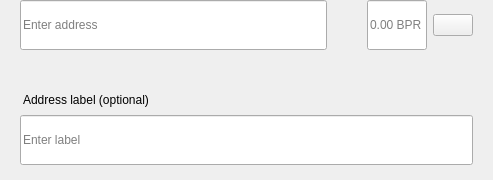
<?xml version="1.0" encoding="UTF-8"?>
<ui version="4.0">
 <class>SendMultiRow</class>
 <widget class="QWidget" name="SendMultiRow">
  <property name="geometry">
   <rect>
    <x>0</x>
    <y>0</y>
    <width>493</width>
    <height>180</height>
   </rect>
  </property>
  <property name="minimumSize">
   <size>
    <width>0</width>
    <height>0</height>
   </size>
  </property>
  <property name="maximumSize">
   <size>
    <width>16777215</width>
    <height>16777215</height>
   </size>
  </property>
  <property name="windowTitle">
   <string>Form</string>
  </property>
  <layout class="QVBoxLayout" name="verticalLayout_3">
   <property name="spacing">
    <number>0</number>
   </property>
   <property name="leftMargin">
    <number>0</number>
   </property>
   <property name="topMargin">
    <number>0</number>
   </property>
   <property name="rightMargin">
    <number>20</number>
   </property>
   <property name="bottomMargin">
    <number>5</number>
   </property>
   <item alignment="Qt::AlignTop">
    <widget class="QWidget" name="widget" native="true">
     <property name="sizePolicy">
      <sizepolicy hsizetype="Expanding" vsizetype="Maximum">
       <horstretch>0</horstretch>
       <verstretch>0</verstretch>
      </sizepolicy>
     </property>
     <property name="minimumSize">
      <size>
       <width>0</width>
       <height>60</height>
      </size>
     </property>
     <property name="maximumSize">
      <size>
       <width>16777215</width>
       <height>85</height>
      </size>
     </property>
     <layout class="QHBoxLayout" name="horizontalLayout" stretch="6,0,2">
      <property name="spacing">
       <number>0</number>
      </property>
      <property name="leftMargin">
       <number>8</number>
      </property>
      <property name="topMargin">
       <number>0</number>
      </property>
      <property name="rightMargin">
       <number>0</number>
      </property>
      <property name="bottomMargin">
       <number>0</number>
      </property>
      <item alignment="Qt::AlignTop">
       <widget class="QStackedWidget" name="stackedAddress">
        <property name="minimumSize">
         <size>
          <width>0</width>
          <height>50</height>
         </size>
        </property>
        <property name="maximumSize">
         <size>
          <width>16777215</width>
          <height>50</height>
         </size>
        </property>
        <widget class="QWidget" name="page_4">
         <property name="sizePolicy">
          <sizepolicy hsizetype="Expanding" vsizetype="Preferred">
           <horstretch>0</horstretch>
           <verstretch>0</verstretch>
          </sizepolicy>
         </property>
         <property name="minimumSize">
          <size>
           <width>0</width>
           <height>50</height>
          </size>
         </property>
         <property name="maximumSize">
          <size>
           <width>16777215</width>
           <height>55</height>
          </size>
         </property>
         <layout class="QVBoxLayout" name="verticalLayout_7">
          <property name="spacing">
           <number>0</number>
          </property>
          <property name="leftMargin">
           <number>12</number>
          </property>
          <property name="topMargin">
           <number>0</number>
          </property>
          <property name="rightMargin">
           <number>0</number>
          </property>
          <property name="bottomMargin">
           <number>0</number>
          </property>
          <item>
           <widget class="QLineEdit" name="lineEditAddress">
            <property name="minimumSize">
             <size>
              <width>0</width>
              <height>50</height>
             </size>
            </property>
            <property name="maximumSize">
             <size>
              <width>16777215</width>
              <height>50</height>
             </size>
            </property>
            <property name="placeholderText">
             <string>Enter address</string>
            </property>
           </widget>
          </item>
         </layout>
        </widget>
        <widget class="QWidget" name="page_3"/>
       </widget>
      </item>
      <item>
       <spacer name="horizontalSpacer_3">
        <property name="orientation">
         <enum>Qt::Horizontal</enum>
        </property>
        <property name="sizeType">
         <enum>QSizePolicy::Fixed</enum>
        </property>
        <property name="sizeHint" stdset="0">
         <size>
          <width>40</width>
          <height>20</height>
         </size>
        </property>
       </spacer>
      </item>
      <item>
       <layout class="QHBoxLayout" name="horizontalLayout_2">
        <property name="spacing">
         <number>6</number>
        </property>
        <item alignment="Qt::AlignTop">
         <widget class="QLineEdit" name="lineEditAmount">
          <property name="sizePolicy">
           <sizepolicy hsizetype="Expanding" vsizetype="Preferred">
            <horstretch>0</horstretch>
            <verstretch>0</verstretch>
           </sizepolicy>
          </property>
          <property name="minimumSize">
           <size>
            <width>0</width>
            <height>50</height>
           </size>
          </property>
          <property name="maximumSize">
           <size>
            <width>16777215</width>
            <height>50</height>
           </size>
          </property>
          <property name="maxLength">
           <number>17</number>
          </property>
          <property name="alignment">
           <set>Qt::AlignLeading|Qt::AlignLeft|Qt::AlignVCenter</set>
          </property>
          <property name="placeholderText">
           <string notr="true">0.00 BPR</string>
          </property>
         </widget>
        </item>
        <item>
         <layout class="QVBoxLayout" name="verticalLayout">
          <property name="topMargin">
           <number>14</number>
          </property>
          <property name="bottomMargin">
           <number>0</number>
          </property>
          <item alignment="Qt::AlignTop">
           <widget class="QPushButton" name="btnMenu">
            <property name="minimumSize">
             <size>
              <width>0</width>
              <height>0</height>
             </size>
            </property>
            <property name="maximumSize">
             <size>
              <width>16777215</width>
              <height>16777215</height>
             </size>
            </property>
            <property name="focusPolicy">
             <enum>Qt::NoFocus</enum>
            </property>
            <property name="text">
             <string/>
            </property>
           </widget>
          </item>
         </layout>
        </item>
       </layout>
      </item>
     </layout>
    </widget>
   </item>
   <item>
    <widget class="QWidget" name="layoutLabel" native="true">
     <property name="minimumSize">
      <size>
       <width>0</width>
       <height>0</height>
      </size>
     </property>
     <property name="maximumSize">
      <size>
       <width>16777215</width>
       <height>16777215</height>
      </size>
     </property>
     <layout class="QVBoxLayout" name="verticalLayout_9">
      <property name="spacing">
       <number>6</number>
      </property>
      <property name="leftMargin">
       <number>20</number>
      </property>
      <property name="topMargin">
       <number>0</number>
      </property>
      <property name="rightMargin">
       <number>0</number>
      </property>
      <property name="bottomMargin">
       <number>10</number>
      </property>
      <item>
       <spacer name="verticalSpacer">
        <property name="orientation">
         <enum>Qt::Vertical</enum>
        </property>
        <property name="sizeType">
         <enum>QSizePolicy::Fixed</enum>
        </property>
        <property name="sizeHint" stdset="0">
         <size>
          <width>20</width>
          <height>20</height>
         </size>
        </property>
       </spacer>
      </item>
      <item>
       <widget class="QLabel" name="labelSubtitleDescription">
        <property name="styleSheet">
         <string notr="true">margin-bottom:2px;
margin-left:0.05px;
padding:0px;</string>
        </property>
        <property name="text">
         <string>Address label (optional)</string>
        </property>
       </widget>
      </item>
      <item>
       <widget class="QLineEdit" name="lineEditDescription">
        <property name="minimumSize">
         <size>
          <width>0</width>
          <height>50</height>
         </size>
        </property>
        <property name="maximumSize">
         <size>
          <width>16777215</width>
          <height>50</height>
         </size>
        </property>
        <property name="placeholderText">
         <string>Enter label</string>
        </property>
       </widget>
      </item>
     </layout>
    </widget>
   </item>
  </layout>
 </widget>
 <resources/>
 <connections/>
</ui>
